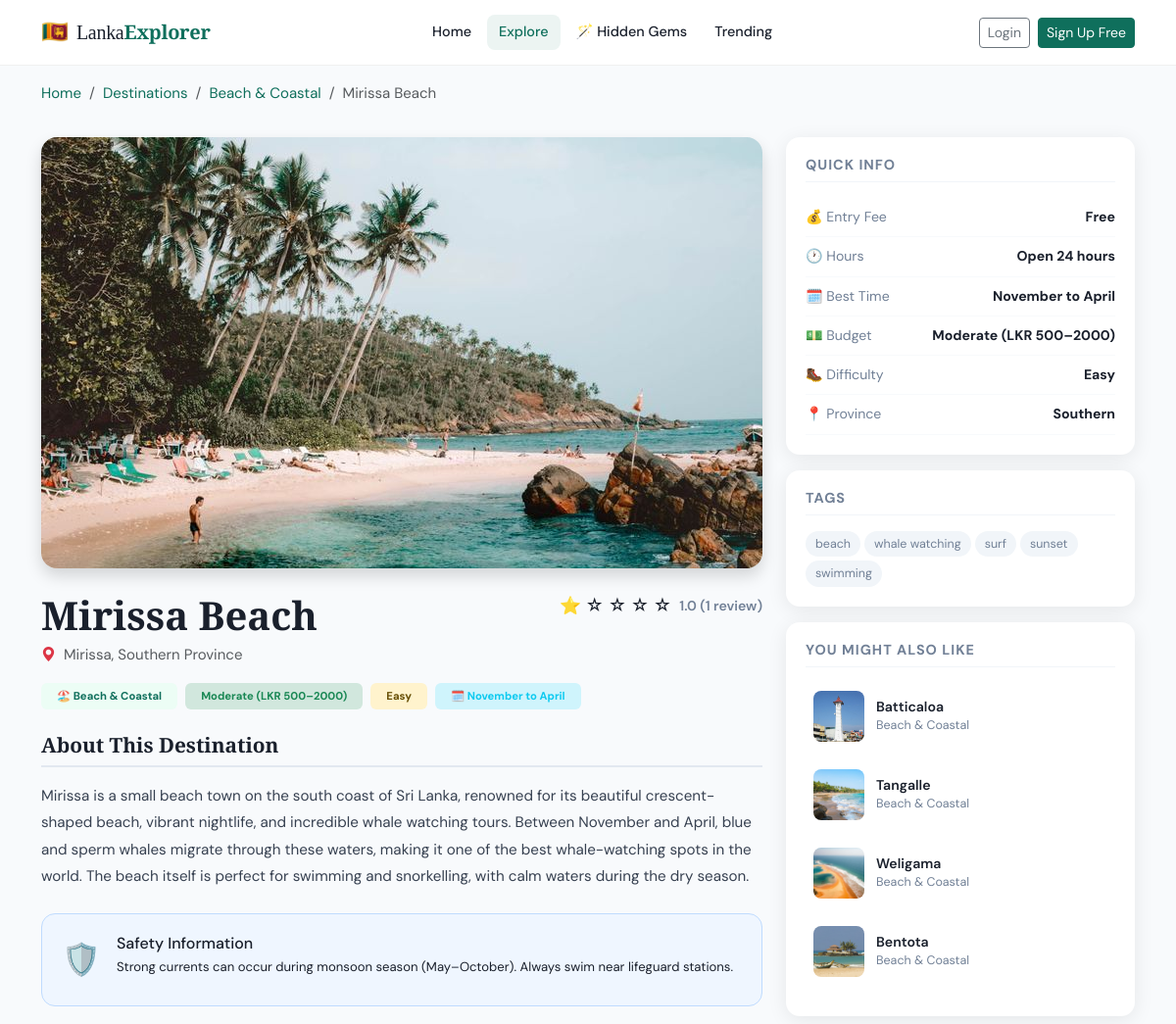
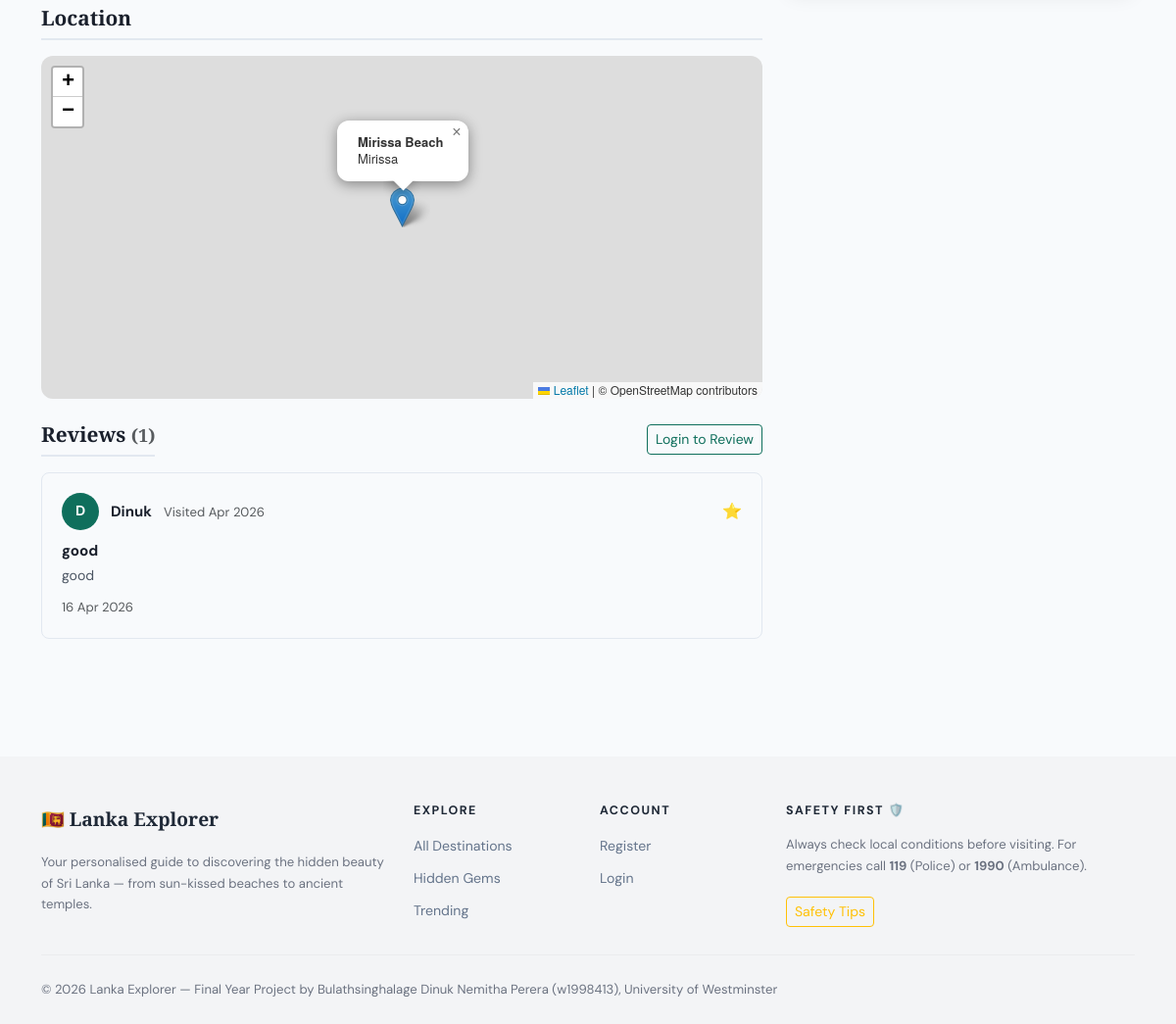
The page /destinations/mirissa-beach/ on the database its author committed (2 pictures, top to bottom).
### destinations/models.py (models this page shows, shortened)
class Destination(models.Model):
    BUDGET_CHOICES = [
        ('free', 'Free'),
        ('budget', 'Budget (< LKR 500)'),
        ('moderate', 'Moderate (LKR 500–2000)'),
        ('premium', 'Premium (LKR 2000+)'),
    ]
    DIFFICULTY_CHOICES = [
        ('easy', 'Easy'),
        ('moderate', 'Moderate'),
        ('challenging', 'Challenging'),
    ]
    name = models.CharField(max_length=200)
    slug = models.SlugField(unique=True, blank=True)
    category = models.ForeignKey(Category, on_delete=models.SET_NULL, null=True, related_name='destinations')
    province = models.ForeignKey(Province, on_delete=models.SET_NULL, null=True, related_name='destinations')
    description = models.TextField()
    short_description = models.CharField(max_length=300)
    latitude = models.FloatField(null=True, blank=True)
    longitude = models.FloatField(null=True, blank=True)
    address = models.CharField(max_length=300, blank=True)
    city = models.CharField(max_length=100, blank=True)
    featured_image = models.ImageField(upload_to='destinations/', blank=True, null=True)
    budget_level = models.CharField(max_length=20, choices=BUDGET_CHOICES, default='moderate')
    difficulty = models.CharField(max_length=20, choices=DIFFICULTY_CHOICES, default='easy')
    best_time_to_visit = models.CharField(max_length=200, blank=True)
    opening_hours = models.CharField(max_length=200, blank=True)
    entry_fee = models.CharField(max_length=100, blank=True)
    requires_dress_code = models.BooleanField(default=False)
    dress_code_description = models.TextField(blank=True)
    is_hidden_gem = models.BooleanField(default=False)
    is_featured = models.BooleanField(default=False)
    is_active = models.BooleanField(default=True)
    safety_notes = models.TextField(blank=True)
    tags = models.CharField(max_length=300, blank=True, help_text='Comma-separated tags')
    view_count = models.PositiveIntegerField(default=0)
    created_at = models.DateTimeField(auto_now_add=True)
    updated_at = models.DateTimeField(auto_now=True)
    class Meta:
        ordering = ['-is_featured', '-view_count', 'name']
    def save(self, *args, **kwargs):
        if not self.slug:
            self.slug = slugify(self.name)
        super().save(*args, **kwargs)
    def get_tags_list(self):
        if self.tags:
            return [t.strip() for t in self.tags.split(',')]
        return []
    def average_rating(self):
        reviews = self.reviews.filter(is_approved=True)
        if reviews.exists():
            return round(sum(r.rating for r in reviews) / reviews.count(), 1)
        return 0
    def review_count(self):
        return self.reviews.filter(is_approved=True).count()

class Category(models.Model):
    CATEGORY_CHOICES = [
        ('beach', 'Beach & Coastal'),
        ('wildlife', 'Wildlife & Nature'),
        ('cultural', 'Cultural & Heritage'),
        ('religious', 'Religious & Spiritual'),
        ('adventure', 'Adventure & Trekking'),
        ('historical', 'Historical Sites'),
        ('scenic', 'Scenic & Viewpoints'),
        ('waterfalls', 'Waterfalls'),
        ('food', 'Food & Cuisine'),
    ]
    name = models.CharField(max_length=100)
    slug = models.SlugField(unique=True, blank=True)
    category_type = models.CharField(max_length=50, choices=CATEGORY_CHOICES, default='cultural')
    icon = models.CharField(max_length=50, default='🏛️')
    description = models.TextField(blank=True)
    class Meta:
        verbose_name_plural = 'Categories'
        ordering = ['name']

class Province(models.Model):
    name = models.CharField(max_length=100)
    slug = models.SlugField(unique=True, blank=True)
    description = models.TextField(blank=True)

### reviews/models.py (models this page shows, shortened)
class Review(models.Model):
    destination = models.ForeignKey(
        'destinations.Destination', on_delete=models.CASCADE, related_name='reviews'
    )
    user = models.ForeignKey(User, on_delete=models.CASCADE, related_name='reviews')
    rating = models.PositiveSmallIntegerField(
        validators=[MinValueValidator(1), MaxValueValidator(5)]
    )
    title = models.CharField(max_length=200)
    content = models.TextField()
    visit_date = models.DateField(null=True, blank=True)
    is_approved = models.BooleanField(default=True)  # Admin can moderate
    helpful_count = models.PositiveIntegerField(default=0)
    created_at = models.DateTimeField(auto_now_add=True)
    updated_at = models.DateTimeField(auto_now=True)
    class Meta:
        unique_together = ('destination', 'user')
        ordering = ['-created_at']
    def get_stars(self):
        return range(self.rating)

### destinations/views.py (the view, shortened to what this page needs)
# urls.py: path('<slug:slug>/', views.destination_detail, name='detail'),
def destination_detail(request, slug):
    destination = get_object_or_404(Destination, slug=slug, is_active=True)
    destination.view_count += 1
    destination.save(update_fields=['view_count'])
    reviews = destination.reviews.filter(is_approved=True).order_by('-created_at')
    images = destination.images.all()
    related = Destination.objects.filter(
        category=destination.category, is_active=True
    ).exclude(id=destination.id)[:4]
    is_favourite = False
    if request.user.is_authenticated:
        is_favourite = FavouriteDestination.objects.filter(
            user=request.user, destination=destination
        ).exists()
    context = {
        'destination': destination,
        'reviews': reviews,
        'images': images,
        'related': related,
        'is_favourite': is_favourite,
    }
    return render(request, 'destinations/detail.html', context)

### templates/destinations/detail.html (shortened to what this page needs)
{% extends "base/base.html" %}
{% load static %}
{% block content %}
<div class="container py-3">
  <nav aria-label="breadcrumb">
    <ol class="breadcrumb small">
      <li class="breadcrumb-item"><a href="{% url 'core:home' %}">Home</a></li>
      <li class="breadcrumb-item"><a href="{% url 'destinations:list' %}">Destinations</a></li>
      {% if destination.category %}
      <li class="breadcrumb-item"><a href="{% url 'destinations:list' %}?category={{ destination.category.slug }}">{{ destination.category.name }}</a></li>
      {% endif %}
      <li class="breadcrumb-item active">{{ destination.name }}</li>
    </ol>
  </nav>
</div>
<div class="container pb-5">
  <div class="row g-4">
    <div class="col-lg-8">
      <div class="detail-hero-wrap mb-4 position-relative rounded-4 overflow-hidden shadow">
        {% if destination.featured_image %}
          <img src="{{ destination.featured_image.url }}" alt="{{ destination.name }}" class="detail-hero-img w-100">
        {% else %}
          <div class="detail-hero-placeholder">{{ destination.category.icon|default:"🗺️" }}</div>
        {% endif %}
      </div>
      <div class="d-flex flex-wrap justify-content-between align-items-start mb-3 gap-3">
        <div>
          <h1 class="detail-title mb-1">{{ destination.name }}</h1>
          <p class="text-muted mb-0">
            <i class="bi bi-geo-alt-fill text-danger me-1"></i>
            {{ destination.address|default:destination.city }}{% if destination.province %}, {{ destination.province.name }} Province{% endif %}
          </p>
        </div>
        <div class="d-flex align-items-center gap-2">
          {% if destination.average_rating %}
          <div class="detail-rating">
            <span class="rating-stars">
              {% for i in "12345" %}
                {% if forloop.counter <= destination.average_rating %}⭐{% else %}☆{% endif %}
              {% endfor %}
            </span>
            <span class="rating-text">{{ destination.average_rating }} ({{ destination.review_count }} review{{ destination.review_count|pluralize }})</span>
          </div>
          {% endif %}
        </div>
      </div>
      <div class="detail-badges mb-4 d-flex flex-wrap gap-2">
        {% if destination.category %}<span class="badge bg-primary-subtle text-primary px-3 py-2">{{ destination.category.icon }} {{ destination.category.name }}</span>{% endif %}
        <span class="badge bg-success-subtle text-success px-3 py-2">{{ destination.get_budget_level_display }}</span>
        <span class="badge bg-warning-subtle text-warning-emphasis px-3 py-2">{{ destination.get_difficulty_display }}</span>
        {% if destination.best_time_to_visit %}<span class="badge bg-info-subtle text-info px-3 py-2">🗓️ {{ destination.best_time_to_visit }}</span>{% endif %}
      </div>
      <div class="detail-section mb-4">
        <h4 class="detail-section-title">About This Destination</h4>
        <div class="detail-description">{{ destination.description|linebreaks }}</div>
      </div>
      {% if destination.safety_notes %}
      <div class="safety-alert mb-4">
        <div class="safety-icon">🛡️</div>
        <div>
          <h6 class="mb-1">Safety Information</h6>
          <p class="mb-0 small">{{ destination.safety_notes }}</p>
        </div>
      </div>
      {% endif %}
      {% if destination.latitude and destination.longitude %}
      <div class="detail-section mb-4">
        <h4 class="detail-section-title">Location</h4>
        <div id="dest-map"></div>
      </div>
      {% endif %}
      <div class="detail-section mb-4" id="reviews">
        <div class="d-flex justify-content-between align-items-center mb-3">
          <h4 class="detail-section-title mb-0">Reviews <span class="text-muted small">({{ destination.review_count }})</span></h4>
          {% if user.is_authenticated %}
          <a href="{% url 'reviews:submit' destination.slug %}" class="btn btn-sm btn-primary">
            <i class="bi bi-pencil me-1"></i>Write a Review
          </a>
          {% else %}
          <a href="{% url 'accounts:login' %}?next={{ request.path }}" class="btn btn-sm btn-outline-primary">Login to Review</a>
          {% endif %}
        </div>
        {% if reviews %}
        <div class="reviews-list">
          {% for review in reviews %}
          <div class="review-card">
            <div class="review-header">
              <div class="review-author">
                <div class="review-avatar">{{ review.user.first_name.0|default:review.user.username.0|upper }}</div>
                <div>
                  <strong>{{ review.user.first_name|default:review.user.username }}</strong>
                  {% if review.visit_date %}<small class="text-muted ms-2">Visited {{ review.visit_date|date:"M Y" }}</small>{% endif %}
                </div>
              </div>
              <div class="review-stars">
                {% for i in review.get_stars %}⭐{% endfor %}
              </div>
            </div>
            <h6 class="review-title">{{ review.title }}</h6>
            <p class="review-content">{{ review.content }}</p>
            <small class="text-muted">{{ review.created_at|date:"d M Y" }}</small>
          </div>
          {% endfor %}
        </div>
        {% endif %}
      </div>
    </div>
    <div class="col-lg-4">
      <div class="detail-sidebar sticky-top" style="top:80px;">
        <div class="info-card mb-3">
          <h6 class="info-card-title">Quick Info</h6>
          <ul class="info-list">
            {% if destination.entry_fee %}
            <li><span>💰 Entry Fee</span><strong>{{ destination.entry_fee }}</strong></li>
            {% endif %}
            {% if destination.opening_hours %}
            <li><span>🕐 Hours</span><strong>{{ destination.opening_hours }}</strong></li>
            {% endif %}
            {% if destination.best_time_to_visit %}
            <li><span>🗓️ Best Time</span><strong>{{ destination.best_time_to_visit }}</strong></li>
            {% endif %}
            <li><span>💵 Budget</span><strong>{{ destination.get_budget_level_display }}</strong></li>
            <li><span>🥾 Difficulty</span><strong>{{ destination.get_difficulty_display }}</strong></li>
            {% if destination.province %}
            <li><span>📍 Province</span><strong>{{ destination.province.name }}</strong></li>
            {% endif %}
          </ul>
        </div>
        {% if destination.get_tags_list %}
        <div class="info-card mb-3">
          <h6 class="info-card-title">Tags</h6>
          <div class="d-flex flex-wrap gap-1">
            {% for tag in destination.get_tags_list %}
            <a href="{% url 'destinations:list' %}?q={{ tag }}" class="tag-pill">{{ tag }}</a>
            {% endfor %}
          </div>
        </div>
        {% endif %}
        {% if related %}
        <div class="info-card">
          <h6 class="info-card-title">You Might Also Like</h6>
          {% for r in related %}
          <a href="{% url 'destinations:detail' r.slug %}" class="related-dest-link">
            <div class="related-dest">
              {% if r.featured_image %}
                <img src="{{ r.featured_image.url }}" alt="{{ r.name }}">
              {% else %}
                <div class="related-placeholder">{{ r.category.icon|default:"🗺️" }}</div>
              {% endif %}
              <div>
                <strong>{{ r.name }}</strong>
                <small>{{ r.category.name }}</small>
              </div>
            </div>
          </a>
          {% endfor %}
        </div>
        {% endif %}
      </div>
    </div>
  </div>
</div>
{% endblock %}

### rows shown on the page
Destination: category.name "Beach & Coastal", name "Mirissa Beach", featured_image (picture), address "Mirissa", province.name "Southern", average_rating "1.0", review_count "1", category.icon "🏖️", budget_level "Moderate (LKR 500–2000)", difficulty "Easy", best_time_to_visit "November to April", description "Mirissa is a small beach town on the south coast of Sri Lanka, renowned for its beautiful crescent-shaped beach, vibrant nightlife, and incredible whale watching tours. Between November and April, blue and sperm whales migrate through these waters, making it one of the best whale-watching spots in the world. The beach itself is perfect for swimming and snorkelling, with calm waters during the dry season.", safety_notes "Strong currents can occur during monsoon season (May–October). Always swim near lifeguard stations.", entry_fee "Free", opening_hours "Open 24 hours"
Review: user.first_name.0 "D", user.first_name "Dinuk", visit_date "Apr 2026", title "good", content "good", created_at "16 Apr 2026"
Destination: featured_image (picture), name "Batticaloa", category.name "Beach & Coastal"
Destination: featured_image (picture), name "Tangalle", category.name "Beach & Coastal"
Destination: featured_image (picture), name "Weligama", category.name "Beach & Coastal"
Destination: featured_image (picture), name "Bentota", category.name "Beach & Coastal"

### other values the page prints
{{ tag }} "beach" "whale watching" "surf" "sunset" "swimming"
